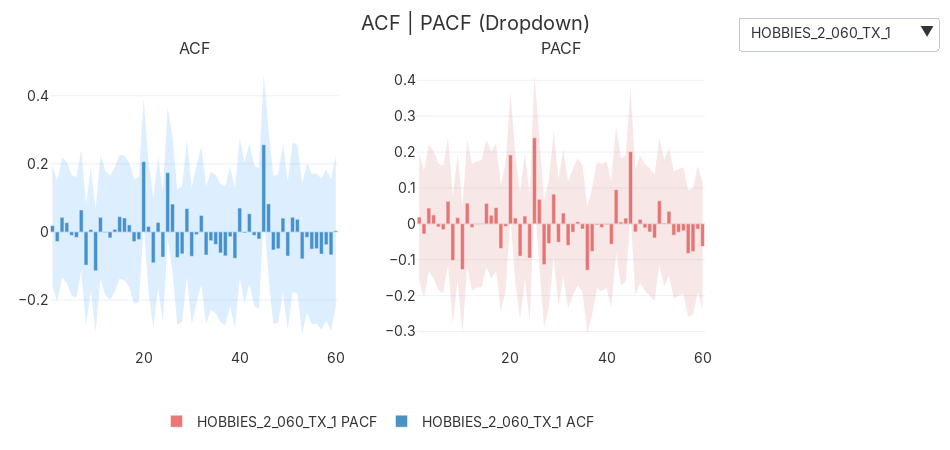

Write notebook code for a chart like this one.
### Code cell
plot_autocorrelation(
    df = train_df,
    id_col= 'unique_id',
    date_col= 'date',
    value_col='sales',
    ids= 3,
    lags = "[1:60]",
    freq ='D',
    mode ='dropdown',
    alpha = 0.05,
)
